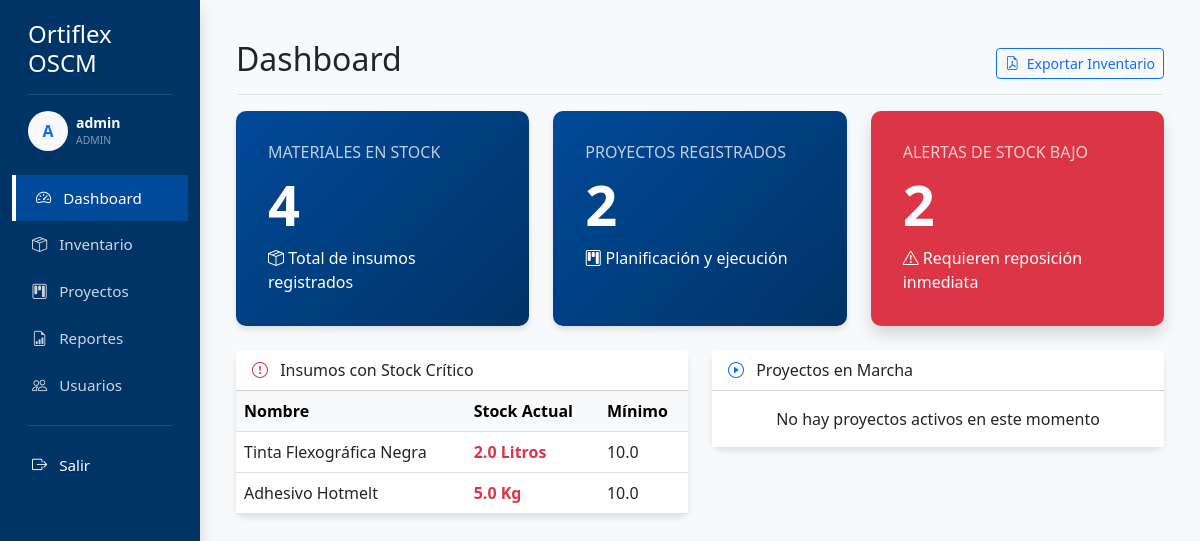
The page /dashboard (signed in) on the database its author committed.
### app/models.py (models this page shows)
class User(db.Model, UserMixin):
    id = db.Column(db.Integer, primary_key=True)
    username = db.Column(db.String(20), unique=True, nullable=False)
    email = db.Column(db.String(120), unique=True, nullable=False)
    password = db.Column(db.String(60), nullable=False)
    role = db.Column(db.String(20), nullable=False, default='Usuario') # Admin, Soporte, Operativo
    can_manage_inventory = db.Column(db.Boolean, default=True)
    can_manage_projects = db.Column(db.Boolean, default=True)
    can_view_reports = db.Column(db.Boolean, default=True)
    can_manage_users = db.Column(db.Boolean, default=False)
    activity = db.relationship('UserActivity', backref='user', lazy=True)

class Material(db.Model):
    id = db.Column(db.Integer, primary_key=True)
    name = db.Column(db.String(100), nullable=False)
    quantity = db.Column(db.Float, nullable=False, default=0)
    min_stock = db.Column(db.Float, nullable=False, default=10)
    unit = db.Column(db.String(20), nullable=False) # kg, m, units, etc.
    supplier = db.Column(db.String(100))
    is_deleted = db.Column(db.Boolean, default=False, nullable=False)
    movements = db.relationship('InventoryMovement', backref='material', lazy=True)

### app/routes/main.py (the view)
@main.route('/')
@main.route('/dashboard')
@login_required
def dashboard():
    materials_count = Material.query.count()
    projects_count = Project.query.count()
    low_stock = Material.query.filter(Material.quantity <= Material.min_stock).all()
    active_projects = Project.query.filter_by(status='En ejecución').all()
    return render_template('dashboard.html', materials_count=materials_count,
                           projects_count=projects_count, low_stock=low_stock,
                           active_projects=active_projects)

### app/models.py (called while the page is built)
@login_manager.user_loader
def load_user(user_id):
    return User.query.get(int(user_id))

### app/templates/dashboard.html
{% extends "base.html" %}
{% block content %}
<div class="d-flex justify-content-between flex-wrap flex-md-nowrap align-items-center pt-3 pb-2 mb-3 border-bottom">
    <h1 class="h2">Dashboard</h1>
    <div class="btn-toolbar mb-2 mb-md-0">
        <a href="#" onclick="previewPDF('{{ url_for('main.inventory_report') }}')"
            class="btn btn-sm btn-outline-primary">
            <i class="bi bi-file-earmark-pdf me-1"></i> Exportar Inventario
        </a>
    </div>
</div>
<div class="row row-cols-1 row-cols-md-3 g-4 mb-4">
    <div class="col">
        <div class="card stat-card h-100 p-3">
            <div class="card-body">
                <h6 class="card-title text-uppercase opacity-75">Materiales en Stock</h6>
                <h2 class="display-4 fw-bold">{{ materials_count }}</h2>
                <p class="mb-0"><i class="bi bi-box-seam"></i> Total de insumos registrados</p>
            </div>
        </div>
    </div>
    <div class="col">
        <div class="card stat-card h-100 p-3">
            <div class="card-body">
                <h6 class="card-title text-uppercase opacity-75">Proyectos Registrados</h6>
                <h2 class="display-4 fw-bold">{{ projects_count }}</h2>
                <p class="mb-0"><i class="bi bi-kanban"></i> Planificación y ejecución</p>
            </div>
        </div>
    </div>
    <div class="col">
        <div class="card bg-danger text-white h-100 p-3 shadow">
            <div class="card-body">
                <h6 class="card-title text-uppercase opacity-75">Alertas de Stock Bajo</h6>
                <h2 class="display-4 fw-bold">{{ low_stock|length }}</h2>
                <p class="mb-0"><i class="bi bi-exclamation-triangle"></i> Requieren reposición inmediata</p>
            </div>
        </div>
    </div>
</div>
<div class="row">
    <div class="col-md-6">
        <div class="card mb-4">
            <div class="card-header bg-white font-weight-bold">
                <i class="bi bi-exclamation-circle text-danger me-2"></i> Insumos con Stock Crítico
            </div>
            <div class="card-body p-0">
                <table class="table table-hover mb-0">
                    <thead class="table-light">
                        <tr>
                            <th>Nombre</th>
                            <th>Stock Actual</th>
                            <th>Mínimo</th>
                        </tr>
                    </thead>
                    <tbody>
                        {% if low_stock %}
                        {% for m in low_stock %}
                        <tr>
                            <td>{{ m.name }}</td>
                            <td class="text-danger fw-bold">{{ m.quantity }} {{ m.unit }}</td>
                            <td>{{ m.min_stock }}</td>
                        </tr>
                        {% endfor %}
                        {% else %}
                        <tr>
                            <td colspan="3" class="text-center py-3">No hay alertas activas</td>
                        </tr>
                        {% endif %}
                    </tbody>
                </table>
            </div>
        </div>
    </div>
    <div class="col-md-6">
        <div class="card mb-4">
            <div class="card-header bg-white">
                <i class="bi bi-play-circle text-primary me-2"></i> Proyectos en Marcha
            </div>
            <div class="card-body p-0">
                <ul class="list-group list-group-flush">
                    {% if active_projects %}
                    {% for p in active_projects %}
                    <li class="list-group-item d-flex justify-content-between align-items-center">
                        {{ p.name }}
                        <span class="badge bg-primary rounded-pill">En ejecución</span>
                    </li>
                    {% endfor %}
                    {% else %}
                    <li class="list-group-item text-center py-3">No hay proyectos activos en este momento</li>
                    {% endif %}
                </ul>
            </div>
        </div>
    </div>
</div>
{% endblock %}

### app/templates/base.html (shortened to what this page needs)
<!DOCTYPE html>
<html lang="es">
<head>
    <link href="https://cdn.jsdelivr.net/npm/bootstrap@5.3.0/dist/css/bootstrap.min.css" rel="stylesheet">
    <link rel="stylesheet" href="https://cdn.jsdelivr.net/npm/bootstrap-icons@1.11.1/font/bootstrap-icons.css">
</head>
<body>
    <div class="container-fluid">
        <div class="row">
            {% if current_user.is_authenticated %}
            <div class="col-md-2 d-none d-md-block sidebar shadow">
                <div class="px-3 mb-4">
                    <h4 class="mb-0">Ortiflex OSCM</h4>
                    <hr class="text-white-50">
                    <div class="d-flex align-items-center mb-3">
                        <div class="bg-light text-primary rounded-circle d-flex align-items-center justify-content-center me-2"
                            style="width: 40px; height: 40px; font-weight: bold;">
                            {{ current_user.username[:1].upper() }}
                        </div>
                        <div class="overflow-hidden">
                            <div class="small fw-bold text-white text-truncate">{{ current_user.username }}</div>
                            <div class="extra-small text-white-50 text-uppercase" style="font-size: 0.65rem;">{{
                                current_user.role }}</div>
                        </div>
                    </div>
                </div>
                <a href="{{ url_for('main.dashboard') }}"
                    class="{% if request.endpoint == 'main.dashboard' %}active{% endif %}">
                    <i class="bi bi-speedometer2 me-2"></i> Dashboard
                </a>
                {% if current_user.can_manage_inventory %}
                <a href="{{ url_for('inventory.list_materials') }}"
                    class="{% if 'inventory' in request.endpoint %}active{% endif %}">
                    <i class="bi bi-box-seam me-2"></i> Inventario
                </a>
                {% endif %}
                {% if current_user.can_manage_projects %}
                <a href="{{ url_for('projects.list_projects') }}"
                    class="{% if 'projects' in request.endpoint %}active{% endif %}">
                    <i class="bi bi-kanban me-2"></i> Proyectos
                </a>
                {% endif %}
                {% if current_user.can_view_reports %}
                <a href="{{ url_for('reports.search') }}"
                    class="{% if 'reports' in request.endpoint %}active{% endif %}">
                    <i class="bi bi-file-earmark-bar-graph me-2"></i> Reportes
                </a>
                {% endif %}
                {% if current_user.can_manage_users %}
                <a href="{{ url_for('users.list_users') }}"
                    class="{% if 'users' in request.endpoint %}active{% endif %}">
                    <i class="bi bi-people me-2"></i> Usuarios
                </a>
                {% endif %}
                <div class="mt-auto mb-4">
                    <hr class="mx-3 text-white-50">
                    <a href="{{ url_for('auth.logout') }}" class="text-white">
                        <i class="bi bi-box-arrow-right me-2"></i> Salir
                    </a>
                </div>
            </div>
            {% endif %}
            <div class="col">
                <div class="mt-4 px-md-4">
                    {% block content %}{% endblock %}
                </div>
            </div>
        </div>
    </div>
</body>
</html>

### app/templates/base.html (style rules this page uses)
:root { --primary-blue: #004a99; --secondary-blue: #003366; --light-bg: #f8f9fa; }
body { background-color: var(--light-bg); font-family: 'Segoe UI', Tahoma, Geneva, Verdana, sans-serif; }
.sidebar { min-height: 100vh; background-color: var(--secondary-blue); color: white; padding-top: 20px; display: flex; flex-direction: column; position: sticky; top: 0; }
.sidebar a { color: rgba(255, 255, 255, 0.8); text-decoration: none; padding: 12px 20px; display: block; transition: all 0.3s; font-size: 0.95rem; }
.sidebar a.active { background-color: var(--primary-blue); color: white; border-left: 4px solid #fff; }
.card { border: none; border-radius: 10px; box-shadow: 0 4px 6px rgba(0, 0, 0, 0.1); }
.stat-card { background: linear-gradient(135deg, var(--primary-blue), var(--secondary-blue)); color: white; }

### rows shown on the page
User: username "A", username "admin", role "ADMIN"
Material: name "Tinta Flexográfica Negra", quantity "2.0", unit "Litros", min_stock "10.0"
Material: name "Adhesivo Hotmelt", quantity "5.0", unit "Kg", min_stock "10.0"

### other values the page prints
{{ materials_count }} "4"
{{ projects_count }} "2"
{{ low_stock|length }} "2"
